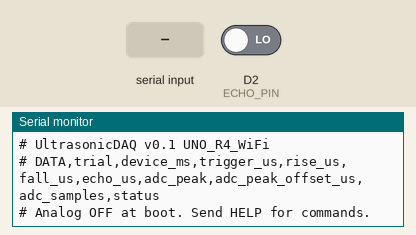
Simulated run of this sketch. Board: Arduino Uno R4 Minima. On the bench: the last lines printed to the serial monitor. The inputs (shaded band) are chosen by the test bench; at power-on: D2 (ECHO_PIN) LOW (analog values on the 0–1023 scale).

Above: at 1.2 s.
1.3 s: "PING,1\n" received over Serial
At 2.5 s:
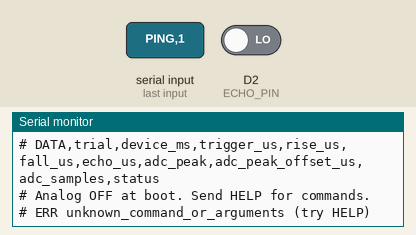
2.8 s: "PING\n" received over Serial
At 3.7 s:
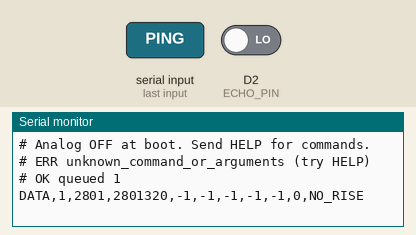
4.3 s: "STOP\n" received over Serial
At 4.9 s:
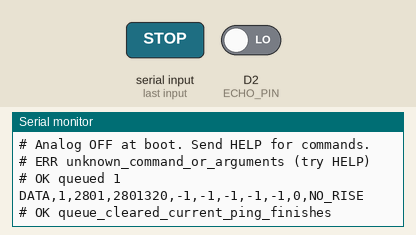
5.8 s: "STATUS\n" received over Serial
At 7.0 s:
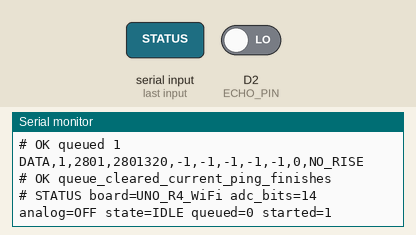
7.3 s: "HELP\n" received over Serial
At 8.4 s:
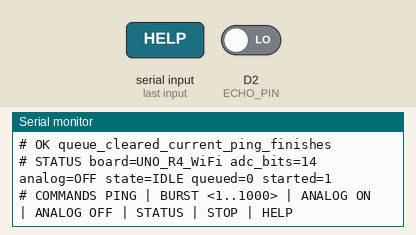

Measured:
- after the input at 1.3 s, the serial monitor: prints a new line at once (image 1)
- after the input at 2.8 s, the serial monitor: prints a new line at once (image 2)
- after the input at 4.3 s, the serial monitor: prints a new line at once (image 3)
- after the input at 5.8 s, the serial monitor: prints a new line at once (image 4)
- after the input at 7.3 s, the serial monitor: prints a new line at once (image 5)

The sketch:

UltrasonicDAQ.ino
```cpp
/*
 * UltrasonicDAQ v0.1 - UNO R4 WiFi
 *
 * Draft 5 measurement architecture:
 *   D9 -> ultrasonic TRIG
 *   D2 <- ultrasonic ECHO (CHANGE interrupt, software edge timestamps)
 *   A0 <- OPTIONAL conditioned analog envelope (14-bit ADC mode)
 *
 * Serial commands (115200 baud, newline):
 *   PING       one measurement
 *   BURST 50   queue 50 measurements, at least 60 ms apart
 *   ANALOG ON  enable A0 sampling (only AFTER hardware validation)
 *   ANALOG OFF disable A0 sampling
 *   STATUS     report configuration and progress
 *   STOP       clear pending measurements (current ping completes)
 *   HELP       show commands
 *
 * A DATA record is one trigger, not a chemical preparation or independent
 * experimental replicate. Host timestamps should be added in Python.
 *
 * IMPORTANT: micros() plus GPIO interrupts is NOT hardware input capture;
 * characterize interrupt latency, timestamp quantization, and sensor jitter.
 */

#include "config.h"
#include <ctype.h>
#include <stdint.h>
#include <string.h>

namespace {

enum class RunState : uint8_t { Idle, Listening, PostFall };

// ISR-owned fields. Take a synchronized snapshot in the main loop.
volatile bool irqArmed = false;
volatile bool irqSawRise = false;
volatile bool irqSawFall = false;
volatile uint32_t irqRiseUs = 0;
volatile uint32_t irqFallUs = 0;

RunState runState = RunState::Idle;
bool analogEnabled = config::ANALOG_ENABLED_AT_BOOT;
bool haveTriggered = false;
uint16_t queuedPings = 0;
uint32_t trialNumber = 0;
uint32_t lastTriggerUs = 0;
uint32_t activeTriggerUs = 0;
uint32_t activeHostUptimeMs = 0;
uint16_t peakAdc = 0;
int32_t peakOffsetUs = -1;
uint32_t adcSamples = 0;

char commandBuffer[48] = {};
uint8_t commandLength = 0;
bool discardCommand = false;

struct EdgeSnapshot {
  bool rise;
  bool fall;
  uint32_t riseUs;
  uint32_t fallUs;
};

// Unsigned subtraction correctly handles the ~71-minute micros() rollover
// when the interval being compared is shorter than 2^31 microseconds.
uint32_t elapsedUs(uint32_t now, uint32_t earlier) {
  return static_cast<uint32_t>(now - earlier);
}

EdgeSnapshot getEdges() {
  noInterrupts();
  EdgeSnapshot result{irqSawRise, irqSawFall, irqRiseUs, irqFallUs};
  interrupts();
  return result;
}

void echoEdgeISR() {
  if (!irqArmed) return;
  const uint32_t atUs = micros();
  if (digitalRead(config::ECHO_PIN) == HIGH) {
    if (!irqSawRise) {
      irqRiseUs = atUs;
      irqSawRise = true;
    }
  } else if (irqSawRise && !irqSawFall) {
    irqFallUs = atUs;
    irqSawFall = true;
  }
}

void beginPing() {
  // Reset ISR state before emitting a fresh trigger.
  noInterrupts();
  irqArmed = false;
  irqSawRise = false;
  irqSawFall = false;
  irqRiseUs = 0;
  irqFallUs = 0;
  interrupts();

  peakAdc = 0;
  peakOffsetUs = -1;
  adcSamples = 0;
  ++trialNumber;
  --queuedPings;

  // This short 10 us trigger is intentionally synchronous. Echo acquisition
  // is interrupt-based and the subsequent wait is nonblocking.
  digitalWrite(config::TRIG_PIN, LOW);
  delayMicroseconds(2);
  activeTriggerUs = micros();
  activeHostUptimeMs = millis();
  lastTriggerUs = activeTriggerUs;
  noInterrupts();
  irqArmed = true;
  interrupts();
  digitalWrite(config::TRIG_PIN, HIGH);
  delayMicroseconds(config::TRIGGER_PULSE_US);
  digitalWrite(config::TRIG_PIN, LOW);
  haveTriggered = true;
  runState = RunState::Listening;
}

void sampleEnvelope(uint32_t nowUs, const EdgeSnapshot& edges) {
  if (!analogEnabled) return;
  const uint32_t offset = elapsedUs(nowUs, activeTriggerUs);
  if (offset < config::ANALOG_BLANKING_US ||
      offset > config::ECHO_TIMEOUT_US + config::ANALOG_POST_FALL_US) return;
  if (edges.fall && elapsedUs(nowUs, edges.fallUs) > config::ANALOG_POST_FALL_US) return;

  // A0 provides an echo-related peak *proxy*, not a calibrated pressure value.
  // Sampling window and RC decay must be validated on a scope.
  const uint16_t code = static_cast<uint16_t>(analogRead(config::ENVELOPE_PIN));
  ++adcSamples;
  if (peakOffsetUs < 0 || code > peakAdc) {
    peakAdc = code;
    peakOffsetUs = static_cast<int32_t>(offset);
  }
}

void printRecord(const EdgeSnapshot& edges, const char* status) {
  // CSV line schema:
  // DATA,trial,device_ms,trigger_us,rise_us,fall_us,echo_us,
  //      adc_peak,adc_peak_offset_us,adc_samples,status
  Serial.print(F("DATA,"));
  Serial.print(trialNumber);
  Serial.print(',');
  Serial.print(activeHostUptimeMs);
  Serial.print(',');
  Serial.print(activeTriggerUs);
  Serial.print(',');
  if (edges.rise) Serial.print(edges.riseUs); else Serial.print(-1);
  Serial.print(',');
  if (edges.fall) Serial.print(edges.fallUs); else Serial.print(-1);
  Serial.print(',');
  if (edges.rise && edges.fall) {
    Serial.print(elapsedUs(edges.fallUs, edges.riseUs));
  } else {
    Serial.print(-1);
  }
  Serial.print(',');
  if (analogEnabled && adcSamples > 0) Serial.print(peakAdc); else Serial.print(-1);
  Serial.print(',');
  Serial.print(peakOffsetUs);
  Serial.print(',');
  Serial.print(adcSamples);
  Serial.print(',');
  Serial.println(status);
}

void finishPing(const EdgeSnapshot& edges, const char* status) {
  noInterrupts();
  irqArmed = false;
  interrupts();
  runState = RunState::Idle;
  printRecord(edges, status);
}

void processAcquisition() {
  if (runState == RunState::Idle) return;

  const uint32_t nowUs = micros();
  EdgeSnapshot edges = getEdges();
  sampleEnvelope(nowUs, edges);

  if (edges.fall) {
    runState = RunState::PostFall;
    if (!analogEnabled ||
        elapsedUs(micros(), edges.fallUs) >= config::ANALOG_POST_FALL_US) {
      const uint32_t widthUs = elapsedUs(edges.fallUs, edges.riseUs);
      finishPing(edges, (widthUs < 100 || widthUs > config::ECHO_TIMEOUT_US)
                            ? "BAD_PULSE" : "OK");
    }
    return;
  }

  if (elapsedUs(nowUs, activeTriggerUs) >= config::ECHO_TIMEOUT_US) {
    finishPing(edges, edges.rise ? "NO_FALL" : "NO_RISE");
  }
}

bool parseBurstCount(const char* arg, uint16_t& count) {
  if (!arg || !*arg) return false;
  uint32_t value = 0;
  for (const char* p = arg; *p; ++p) {
    if (*p < '0' || *p > '9') return false;
    value = value * 10UL + static_cast<uint32_t>(*p - '0');
    if (value > config::MAX_BURST_COUNT) return false;
  }
  if (value == 0) return false;
  count = static_cast<uint16_t>(value);
  return true;
}

void uppercase(char* value) {
  while (*value) {
    *value = static_cast<char>(toupper(static_cast<unsigned char>(*value)));
    ++value;
  }
}

void processCommand(char* line) {
  char* cmd = strtok(line, " \t");
  char* arg = strtok(nullptr, " \t");
  char* extra = strtok(nullptr, " \t");
  if (!cmd) return;
  uppercase(cmd);
  if (arg) uppercase(arg);

  if (!strcmp(cmd, "PING") && !arg) {
    if (queuedPings == config::MAX_BURST_COUNT) {
      Serial.println(F("# ERR queue_full"));
    } else {
      ++queuedPings;
      Serial.println(F("# OK queued 1"));
    }
  } else if (!strcmp(cmd, "BURST") && arg && !extra) {
    uint16_t requested = 0;
    if (!parseBurstCount(arg, requested) ||
        static_cast<uint32_t>(queuedPings) + requested > config::MAX_BURST_COUNT) {
      Serial.println(F("# ERR burst_count_must_be_1_to_1000_and_fit_queue"));
    } else {
      queuedPings += requested;
      Serial.print(F("# OK queued "));
      Serial.println(requested);
    }
  } else if (!strcmp(cmd, "ANALOG") && arg && !extra) {
    if (runState != RunState::Idle) {
      Serial.println(F("# ERR analog_mode_requires_idle"));
    } else if (!strcmp(arg, "ON")) {
      analogEnabled = true;
      Serial.println(F("# OK analog_on WARNING verify_A0_before_connecting"));
    } else if (!strcmp(arg, "OFF")) {
      analogEnabled = false;
      Serial.println(F("# OK analog_off"));
    } else {
      Serial.println(F("# ERR use_ANALOG_ON_or_ANALOG_OFF"));
    }
  } else if (!strcmp(cmd, "STOP") && !arg) {
    queuedPings = 0;
    Serial.println(F("# OK queue_cleared_current_ping_finishes"));
  } else if (!strcmp(cmd, "STATUS") && !arg) {
    Serial.print(F("# STATUS board=UNO_R4_WiFi adc_bits=14 analog="));
    Serial.print(analogEnabled ? F("ON") : F("OFF"));
    Serial.print(F(" state="));
    Serial.print(runState == RunState::Idle ? F("IDLE") : F("MEASURING"));
    Serial.print(F(" queued="));
    Serial.print(queuedPings);
    Serial.print(F(" started="));
    Serial.println(trialNumber);
  } else if (!strcmp(cmd, "HELP") && !arg) {
    Serial.println(F("# COMMANDS PING | BURST <1..1000> | ANALOG ON | ANALOG OFF | STATUS | STOP | HELP"));
  } else {
    Serial.println(F("# ERR unknown_command_or_arguments (try HELP)"));
  }
}

void pollSerial() {
  // Bounded processing time: one incoming line per loop iteration.
  while (Serial.available() > 0) {
    const char c = static_cast<char>(Serial.read());
    if (c == '\r') continue;
    if (c == '\n') {
      if (discardCommand) {
        Serial.println(F("# ERR command_too_long"));
      } else {
        commandBuffer[commandLength] = '\0';
        processCommand(commandBuffer);
      }
      discardCommand = false;
      commandLength = 0;
      return;
    }
    if (discardCommand) continue;
    if (static_cast<size_t>(commandLength) + 1 >= sizeof(commandBuffer)) {
      discardCommand = true;
    } else {
      commandBuffer[commandLength++] = c;
    }
  }
}

}  // namespace

void setup() {
  pinMode(config::TRIG_PIN, OUTPUT);
  digitalWrite(config::TRIG_PIN, LOW);
  pinMode(config::ECHO_PIN, INPUT);
  pinMode(config::ENVELOPE_PIN, INPUT);
  analogReadResolution(config::ADC_BITS);
  attachInterrupt(digitalPinToInterrupt(config::ECHO_PIN), echoEdgeISR, CHANGE);

  Serial.begin(config::SERIAL_BAUD);
  // Do not block boot waiting for a USB terminal; permits unattended logging.
  Serial.println(F("# UltrasonicDAQ v0.1 UNO_R4_WiFi"));
  Serial.println(F("# DATA,trial,device_ms,trigger_us,rise_us,fall_us,echo_us,adc_peak,adc_peak_offset_us,adc_samples,status"));
  Serial.println(F("# Analog OFF at boot. Send HELP for commands."));
}

void loop() {
  // Prefer sampling / edge handling before command parsing.
  processAcquisition();
  pollSerial();

  if (runState == RunState::Idle && queuedPings > 0) {
    const uint32_t nowUs = micros();
    if (!haveTriggered || elapsedUs(nowUs, lastTriggerUs) >= config::MIN_PING_INTERVAL_US) {
      beginPing();
    }
  }
}
```

config.h
```cpp
#pragma once

#include <Arduino.h>

// Hardware: Arduino UNO R4 WiFi and a 5 V HC-SR04-compatible module.
// These pins match Ultrasonic Project Draft 5.
namespace config {
constexpr uint8_t TRIG_PIN = 9;
constexpr uint8_t ECHO_PIN = 2;          // Interrupt-capable on UNO R4 WiFi.
constexpr uint8_t ENVELOPE_PIN = A0;     // Optional conditioned analog RX tap.

constexpr unsigned long SERIAL_BAUD = 115200;
constexpr uint8_t ADC_BITS = 14;

constexpr uint32_t TRIGGER_PULSE_US = 10;
constexpr uint32_t MIN_PING_INTERVAL_US = 60000UL;
constexpr uint32_t ECHO_TIMEOUT_US = 30000UL;

// Analog capture window, relative to the trigger and ECHO falling edge.
// Values are provisional and need oscilloscope validation for the actual sensor.
constexpr uint32_t ANALOG_BLANKING_US = 300UL;
constexpr uint32_t ANALOG_POST_FALL_US = 800UL;

// Safety: do NOT attach an unverified internal sensor node to A0.
// Turn on capture via 'ANALOG ON' only after checking voltage, bias and loading.
constexpr bool ANALOG_ENABLED_AT_BOOT = false;
constexpr uint16_t MAX_BURST_COUNT = 1000;
}
```
